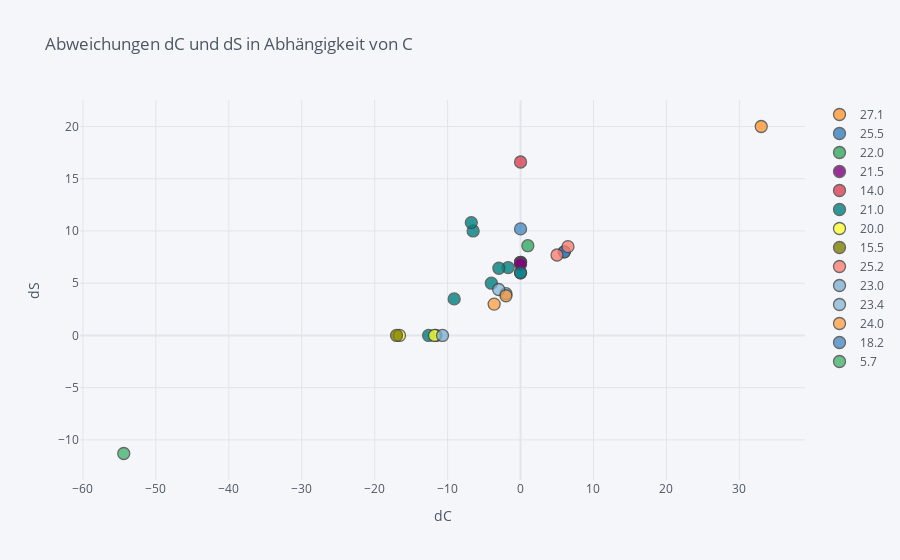

The notebook cell saved with this chart:
### Code cell
df.iplot(
x='dC',
y='dS',
# Specify the category
categories='C',
xTitle='dC',
yTitle='dS',
title='Abweichungen dC und dS in Abhängigkeit von C')
plt.show()

### Figure 1 — Plotly figure (JSON) as saved in the notebook; plotly's stock layout.template omitted (floating-point values rounded to 4 significant figures)
{"data": [{"marker": {"color": "rgba(255, 153, 51, 1.0)", "line": {"width": 1.3}, "opacity": 0.8, "size": 12, "symbol": "circle"}, "mode": "markers", "name": "27.1", "textfont": {"color": "#4D5663"}, "type": "scatter", "x": [33.0], "y": [20.0]}, {"marker": {"color": "rgba(55, 128, 191, 1.0)", "line": {"width": 1.3}, "opacity": 0.8, "size": 12, "symbol": "circle"}, "mode": "markers", "name": "25.5", "textfont": {"color": "#4D5663"}, "type": "scatter", "x": [6.0, 6.0, 0.0], "y": [8.0, 8.0, 6.0]}, {"marker": {"color": "rgba(50, 171, 96, 1.0)", "line": {"width": 1.3}, "opacity": 0.8, "size": 12, "symbol": "circle"}, "mode": "markers", "name": "22.0", "textfont": {"color": "#4D5663"}, "type": "scatter", "x": [1.0, 0.0, -11.6], "y": [8.59, 7.0, 0.0]}, {"marker": {"color": "rgba(128, 0, 128, 1.0)", "line": {"width": 1.3}, "opacity": 0.8, "size": 12, "symbol": "circle"}, "mode": "markers", "name": "21.5", "textfont": {"color": "#4D5663"}, "type": "scatter", "x": [0.0, 0.0], "y": [7.0, 6.8]}, {"marker": {"color": "rgba(219, 64, 82, 1.0)", "line": {"width": 1.3}, "opacity": 0.8, "size": 12, "symbol": "circle"}, "mode": "markers", "name": "14.0", "textfont": {"color": "#4D5663"}, "type": "scatter", "x": [0.0], "y": [16.6]}, {"marker": {"color": "rgba(0, 128, 128, 1.0)", "line": {"width": 1.3}, "opacity": 0.8, "size": 12, "symbol": "circle"}, "mode": "markers", "name": "21.0", "textfont": {"color": "#4D5663"}, "type": "scatter", "x": [-1.7, -2.97, -4.0, 0.0, -6.5, -6.75, -9.1, -12.6], "y": [6.5, 6.43, 5.0, 6.0, 10.0, 10.8, 3.5, 0.0]}, {"marker": {"color": "rgba(255, 255, 51, 1.0)", "line": {"width": 1.3}, "opacity": 0.8, "size": 12, "symbol": "circle"}, "mode": "markers", "name": "20.0", "textfont": {"color": "#4D5663"}, "type": "scatter", "x": [-11.8, -16.6], "y": [0.0, 0.0]}, {"marker": {"color": "rgba(128, 128, 0, 1.0)", "line": {"width": 1.3}, "opacity": 0.8, "size": 12, "symbol": "circle"}, "mode": "markers", "name": "15.5", "textfont": {"color": "#4D5663"}, "type": "scatter", "x": [-17.0], "y": [0.0]}, {"marker": {"color": "rgba(251, 128, 114, 1.0)", "line": {"width": 1.3}, "opacity": 0.8, "size": 12, "symbol": "circle"}, "mode": "markers", "name": "25.2", "textfont": {"color": "#4D5663"}, "type": "scatter", "x": [6.5, 5.0], "y": [8.5, 7.7]}, {"marker": {"color": "rgba(128, 177, 211, 1.0)", "line": {"width": 1.3}, "opacity": 0.8, "size": 12, "symbol": "circle"}, "mode": "markers", "name": "23.0", "textfont": {"color": "#4D5663"}, "type": "scatter", "x": [-2.0, -10.7], "y": [4.0, 0.0]}, {"marker": {"color": "rgba(128, 177, 211, 0.8999999999999999)", "line": {"width": 1.3}, "opacity": 0.8, "size": 12, "symbol": "circle"}, "mode": "markers", "name": "23.4", "textfont": {"color": "#4D5663"}, "type": "scatter", "x": [-3.0], "y": [4.4]}, {"marker": {"color": "rgba(255, 153, 51, 0.8999999999999999)", "line": {"width": 1.3}, "opacity": 0.8, "size": 12, "symbol": "circle"}, "mode": "markers", "name": "24.0", "textfont": {"color": "#4D5663"}, "type": "scatter", "x": [-2.0, -3.62], "y": [3.8, 3.0]}, {"marker": {"color": "rgba(55, 128, 191, 0.8999999999999999)", "line": {"width": 1.3}, "opacity": 0.8, "size": 12, "symbol": "circle"}, "mode": "markers", "name": "18.2", "textfont": {"color": "#4D5663"}, "type": "scatter", "x": [0.0], "y": [10.2]}, {"marker": {"color": "rgba(50, 171, 96, 0.8999999999999999)", "line": {"width": 1.3}, "opacity": 0.8, "size": 12, "symbol": "circle"}, "mode": "markers", "name": "5.7", "textfont": {"color": "#4D5663"}, "type": "scatter", "x": [-54.4], "y": [-11.3]}], "layout": {"legend": {"bgcolor": "#F5F6F9", "font": {"color": "#4D5663"}}, "paper_bgcolor": "#F5F6F9", "plot_bgcolor": "#F5F6F9", "title": {"font": {"color": "#4D5663"}, "text": "Abweichungen dC und dS in Abhängigkeit von C"}, "xaxis": {"gridcolor": "#E1E5ED", "showgrid": true, "tickfont": {"color": "#4D5663"}, "title": {"font": {"color": "#4D5663"}, "text": "dC"}, "zerolinecolor": "#E1E5ED"}, "yaxis": {"gridcolor": "#E1E5ED", "showgrid": true, "tickfont": {"color": "#4D5663"}, "title": {"font": {"color": "#4D5663"}, "text": "dS"}, "zerolinecolor": "#E1E5ED"}}}
